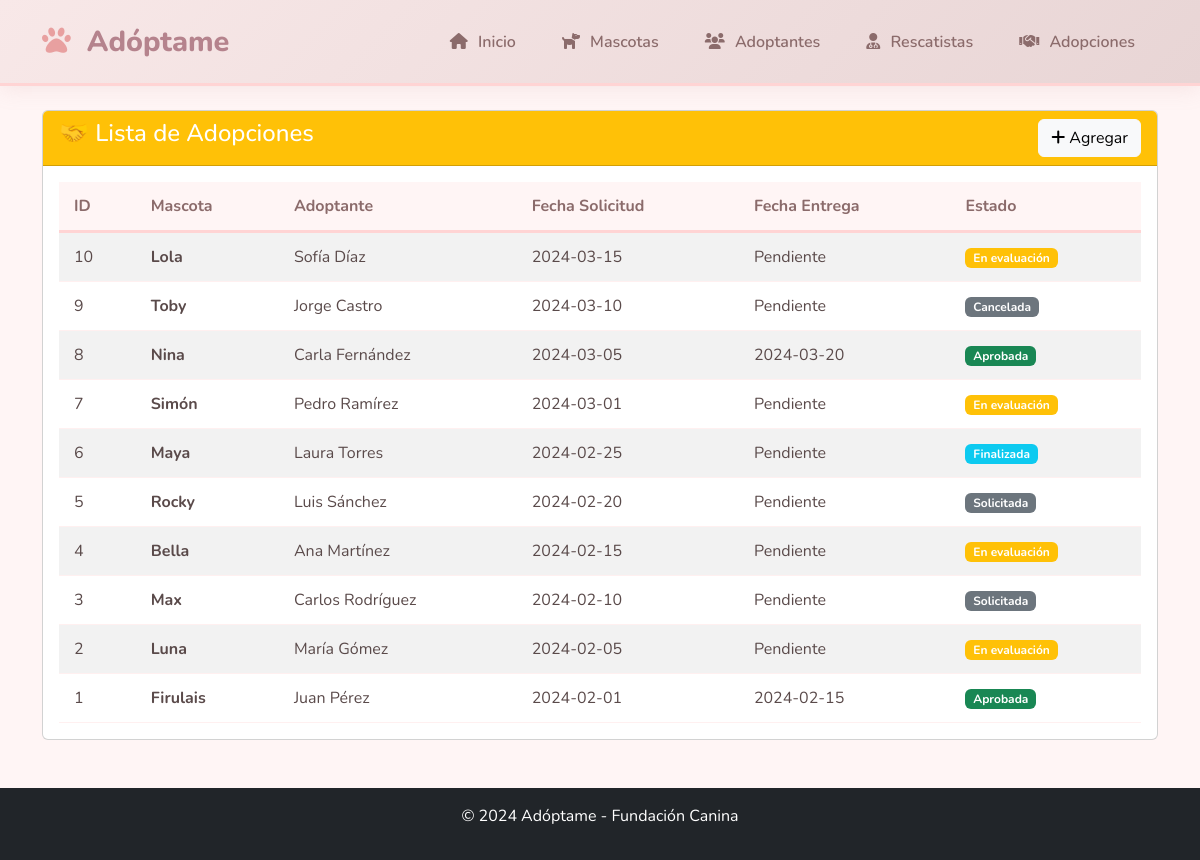
The app's page /adopciones.php with its own data.
### tables this page shows
CREATE TABLE Adopta (
    id_adopcion INT PRIMARY KEY AUTO_INCREMENT,
    id_mascota INT,
    id_persona INT,
    fecha_solicitud DATE NOT NULL,
    fecha_entrega DATE,
    id_estado_proceso INT,
    FOREIGN KEY (id_mascota) REFERENCES Mascota(id_mascota),
    FOREIGN KEY (id_persona) REFERENCES Persona(id_persona),
    FOREIGN KEY (id_estado_proceso) REFERENCES EstadoProcesoAdopcion(id_estado_proceso)
);

CREATE TABLE Mascota (
    id_mascota INT PRIMARY KEY AUTO_INCREMENT,
    nombre VARCHAR(50) NOT NULL,
    id_sexo INT,
    id_raza INT,
    fecha_nacimiento DATE,
    id_estado_adopcion INT,
    imagen VARCHAR(255) NULL,   
    FOREIGN KEY (id_sexo) REFERENCES Sexo(id_sexo),
    FOREIGN KEY (id_raza) REFERENCES Raza(id_raza),
    FOREIGN KEY (id_estado_adopcion) REFERENCES EstadoAdopcion(id_estado_adopcion)
);

CREATE TABLE Persona (
    id_persona INT PRIMARY KEY AUTO_INCREMENT,
    nombre VARCHAR(100) NOT NULL,
    telefono VARCHAR(20),
    correo_electronico VARCHAR(100)
);

CREATE TABLE EstadoProcesoAdopcion (
    id_estado_proceso INT PRIMARY KEY AUTO_INCREMENT,
    descripcion VARCHAR(30) NOT NULL
);

### adopciones.php (the view)
<?php
include 'config.php';
include 'header.php';
?>
<div class="container mt-4">
    <div class="card">
        <div class="card-header bg-warning text-white d-flex justify-content-between">
            <h4>🤝 Lista de Adopciones</h4>
            <a href="adopcion_agregar.php" class="btn btn-light">
                <i class="fas fa-plus"></i> Agregar
            </a>
        </div>
        <div class="card-body">
            <table class="table table-striped">
                <thead>
                    <tr>
                        <th>ID</th>
                        <th>Mascota</th>
                        <th>Adoptante</th>
                        <th>Fecha Solicitud</th>
                        <th>Fecha Entrega</th>
                        <th>Estado</th>
                    </tr>
                </thead>
                <tbody>
                    <?php
                    $sql = "SELECT a.id_adopcion, m.nombre as mascota, p.nombre as adoptante,
                                   a.fecha_solicitud, a.fecha_entrega, e.descripcion as estado
                            FROM Adopta a
                            JOIN Mascota m ON a.id_mascota = m.id_mascota
                            JOIN Persona p ON a.id_persona = p.id_persona
                            LEFT JOIN EstadoProcesoAdopcion e ON a.id_estado_proceso = e.id_estado_proceso
                            ORDER BY a.fecha_solicitud DESC";
                    $result = $conexion->query($sql);
                    while($row = $result->fetch_assoc()):
                        $color = $row['estado'] == 'Aprobada' ? 'success' :
                                ($row['estado'] == 'En evaluación' ? 'warning' :
                                ($row['estado'] == 'Finalizada' ? 'info' : 'secondary'));
                    ?>
                    <tr>
                        <td><?php echo $row['id_adopcion']; ?></td>
                        <td><strong><?php echo $row['mascota']; ?></strong></td>
                        <td><?php echo $row['adoptante']; ?></td>
                        <td><?php echo $row['fecha_solicitud']; ?></td>
                        <td><?php echo $row['fecha_entrega'] ?: 'Pendiente'; ?></td>
                        <td>
                            <span class="badge bg-<?php echo $color; ?>">
                                <?php echo $row['estado'] ?: 'Sin estado'; ?>
                            </span>
                        </td>
                    </tr>
                    <?php endwhile; ?>
                </tbody>
            </table>
        </div>
    </div>
</div>
<?php include 'footer.php'; ?>

### header.php (style rules this page uses)
* { font-family: 'Nunito', sans-serif; }
body { background: #FFF5F5; min-height: 100vh; }
.table { margin: 0; }
.table thead th { background: #FFF5F5; color: #8B6B6B; font-weight: 700; border-bottom: 3px solid #FFD4D4; padding: 12px 15px; }
.table tbody tr { transition: all 0.3s; border-bottom: 1px solid #FFF0F0; }
.table tbody td { padding: 12px 15px; color: #5A4A4A; vertical-align: middle; }

### records on screen
adopta: id_adopcion "10", id_mascota.nombre "Lola", id_persona.nombre "Sofía Díaz", fecha_solicitud "2024-03-15", fecha_entrega "Pendiente", id_estado_proceso.descripcion "En evaluación"
adopta: id_adopcion "9", id_mascota.nombre "Toby", id_persona.nombre "Jorge Castro", fecha_solicitud "2024-03-10", fecha_entrega "Pendiente", id_estado_proceso.descripcion "Cancelada"
adopta: id_adopcion "8", id_mascota.nombre "Nina", id_persona.nombre "Carla Fernández", fecha_solicitud "2024-03-05", fecha_entrega "2024-03-20", id_estado_proceso.descripcion "Aprobada"
adopta: id_adopcion "7", id_mascota.nombre "Simón", id_persona.nombre "Pedro Ramírez", fecha_solicitud "2024-03-01", fecha_entrega "Pendiente", id_estado_proceso.descripcion "En evaluación"
adopta: id_adopcion "6", id_mascota.nombre "Maya", id_persona.nombre "Laura Torres", fecha_solicitud "2024-02-25", fecha_entrega "Pendiente", id_estado_proceso.descripcion "Finalizada"
adopta: id_adopcion "5", id_mascota.nombre "Rocky", id_persona.nombre "Luis Sánchez", fecha_solicitud "2024-02-20", fecha_entrega "Pendiente", id_estado_proceso.descripcion "Solicitada"
adopta: id_adopcion "4", id_mascota.nombre "Bella", id_persona.nombre "Ana Martínez", fecha_solicitud "2024-02-15", fecha_entrega "Pendiente", id_estado_proceso.descripcion "En evaluación"
adopta: id_adopcion "3", id_mascota.nombre "Max", id_persona.nombre "Carlos Rodríguez", fecha_solicitud "2024-02-10", fecha_entrega "Pendiente", id_estado_proceso.descripcion "Solicitada"
adopta: id_adopcion "2", id_mascota.nombre "Luna", id_persona.nombre "María Gómez", fecha_solicitud "2024-02-05", fecha_entrega "Pendiente", id_estado_proceso.descripcion "En evaluación"
adopta: id_adopcion "1", id_mascota.nombre "Firulais", id_persona.nombre "Juan Pérez", fecha_solicitud "2024-02-01", fecha_entrega "2024-02-15", id_estado_proceso.descripcion "Aprobada"
